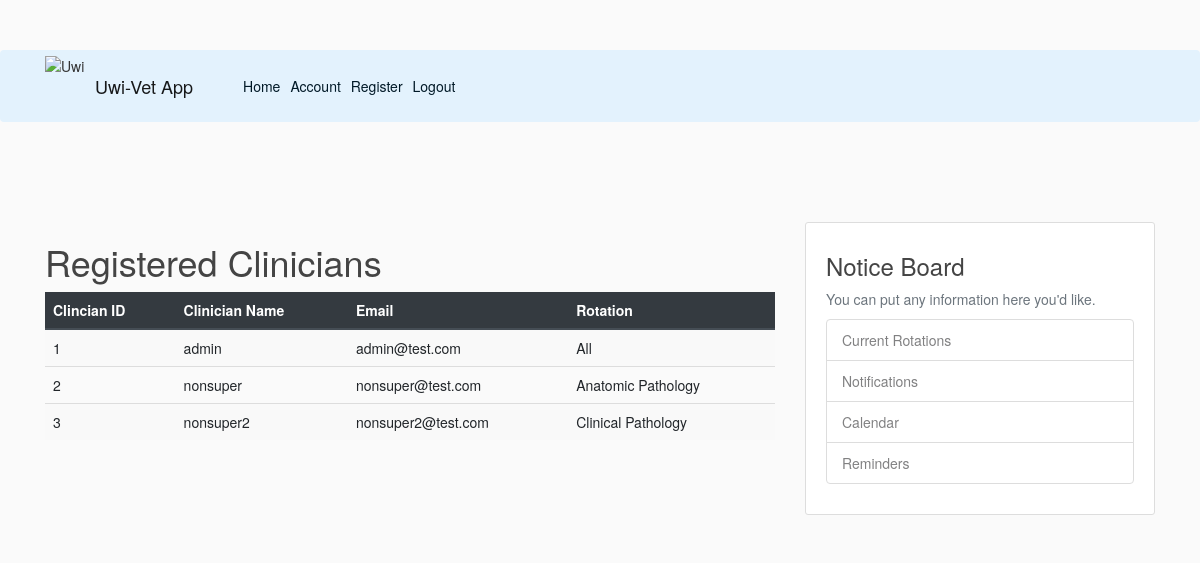
/usersreg (signed in), run on the app's committed database.
### flaskblog/models.py (models this page shows, shortened)
class User2(db.Model, UserMixin):
    id = db.Column(db.Integer, primary_key = True)
    username = db.Column(db.String(20), unique=True, nullable=False)
    email = db.Column(db.String(120), unique=True, nullable=False)
    image_file = db.Column(db.String(20), nullable=False, default='default.jpg')
    password = db.Column(db.String(60), nullable=False)
    level = db.Column(db.Integer, nullable=False, default='2')
    rotation = db.Column(db.String(50), nullable =False)

### flaskblog/routes.py (the view)
@app.route("/usersreg")
@login_required
def competancy():
    records= User2.query.all()
    return render_template('usersreg.html', title='usersreg.html', User2=records)

### flaskblog/models.py (called while the page is built)
@login_manager.user_loader
def load_user(user_id):
    return User2.query.get(int(user_id))

### flaskblog/templates/usersreg.html
{% extends "layout.html" %}
{% block content%}
    <h1>Registered Clinicians</h1>
    <div class="row">
        <div class="col">
            <table class="table table-striped table-hover">
                <thead class="thead-dark">
                    <tr>
                        <th>Clincian ID</th><th>Clinician Name</th><th>Email</th><th>Rotation</th>
                    </tr>
                </thead>
                <tbody>
                    {% for val in User2 %}
                    <tr>
                        <td>{{val.id}}</td>
                        <td>{{val.username}}</td>
                        <td>{{val.email}}</td>
                        <td>{{val.rotation}}</td>
                    </tr>
                    {% endfor %}
                </tbody>
            </table>
        </div>
    </div>
{% endblock content %}

### flaskblog/static/main.css (style rules this page uses)
body { background: #fafafa; color: #333333; margin-top: 5rem; }
h1, h2, h3, h4, h5, h6 { color: #444444; }

### data on the page
User2: id "1", username "admin", email "admin@test.com", rotation "All"
User2: id "2", username "nonsuper", email "nonsuper@test.com", rotation "Anatomic Pathology"
User2: id "3", username "nonsuper2", email "nonsuper2@test.com", rotation "Clinical Pathology"
